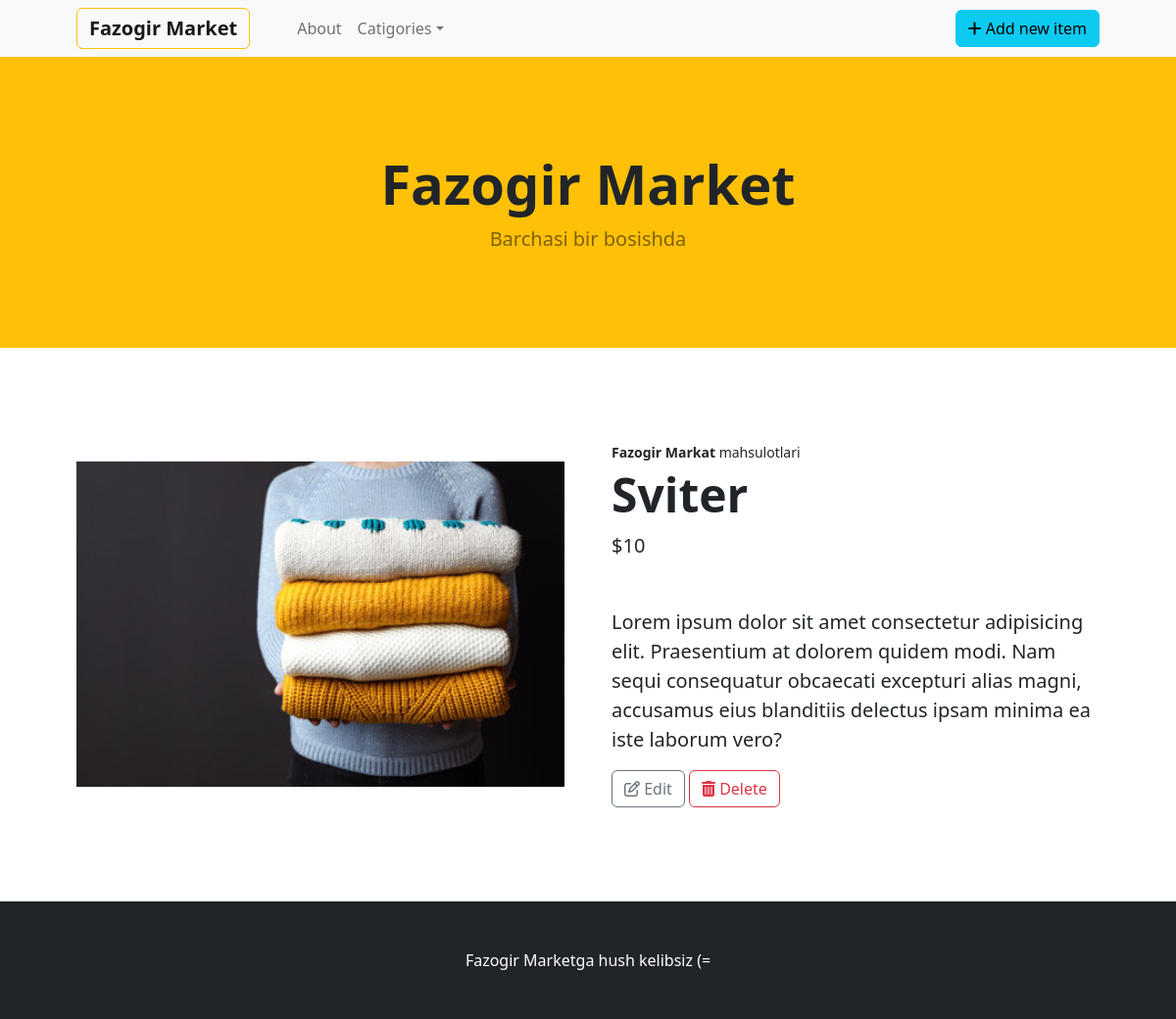
The app's page /batafsil/1/ with its own data.
### shop/models.py (models this page shows, shortened)
class Product(models.Model):
    name = models.CharField(max_length=100)
    price = models.PositiveIntegerField()
    category = models.ForeignKey(Category, on_delete=models.CASCADE, related_name="products")
    image = models.ImageField(upload_to="product_images")
    class Meta:
        verbose_name = "Mahsulot"
        verbose_name_plural = "Mahsulotlar"

### shop/views.py (the view)
# urls.py: path('batafsil/<int:id>/', batafsil, name="batafsil"),
def batafsil(request, id):
    product = get_object_or_404(Product, id=id)
    categorys = Category.objects.all()
    return render(request, 'batafsil.html', {"product": product, "cats": categorys})

### templates/batafsil.html (shortened to what this page needs)
{% extends 'base.html' %}
{% block content %}
        <section class="py-5">
            <div class="container px-4 px-lg-5 my-5">
                <div class="row gx-4 gx-lg-5 align-items-center">
                    <div class="col-md-6"><img class="card-img-top mb-5 mb-md-0" src="{{product.image.url}}" alt="..." /></div>
                    <div class="col-md-6">
                        <div class="small mb-1"><b>Fazogir Markat</b> mahsulotlari</div>
                        <h1 class="display-5 fw-bolder">{{product.name}}</h1>
                        <div class="fs-5 mb-5">
                            <span>${{product.price}}</span>
                        </div>
                        <p class="lead">Lorem ipsum dolor sit amet consectetur adipisicing elit. Praesentium at dolorem quidem modi. Nam sequi consequatur obcaecati excepturi alias magni, accusamus eius blanditiis delectus ipsam minima ea iste laborum vero?</p>
                        <a href="{% url 'update_product' product.id %}" class="btn btn-outline-secondary">
                            <i class="fa-regular fa-pen-to-square"></i> Edit
                        </a>
                        <a href="{% url 'delete_product' product.id %}" class="btn btn-outline-danger">
                            <i class="fa-solid fa-trash-can"></i> Delete
                        </a>
                    </div>
                </div>
            </div>
        </section>
{% endblock content %}

### records on screen
Product: image (picture), name "Sviter", price "10"
